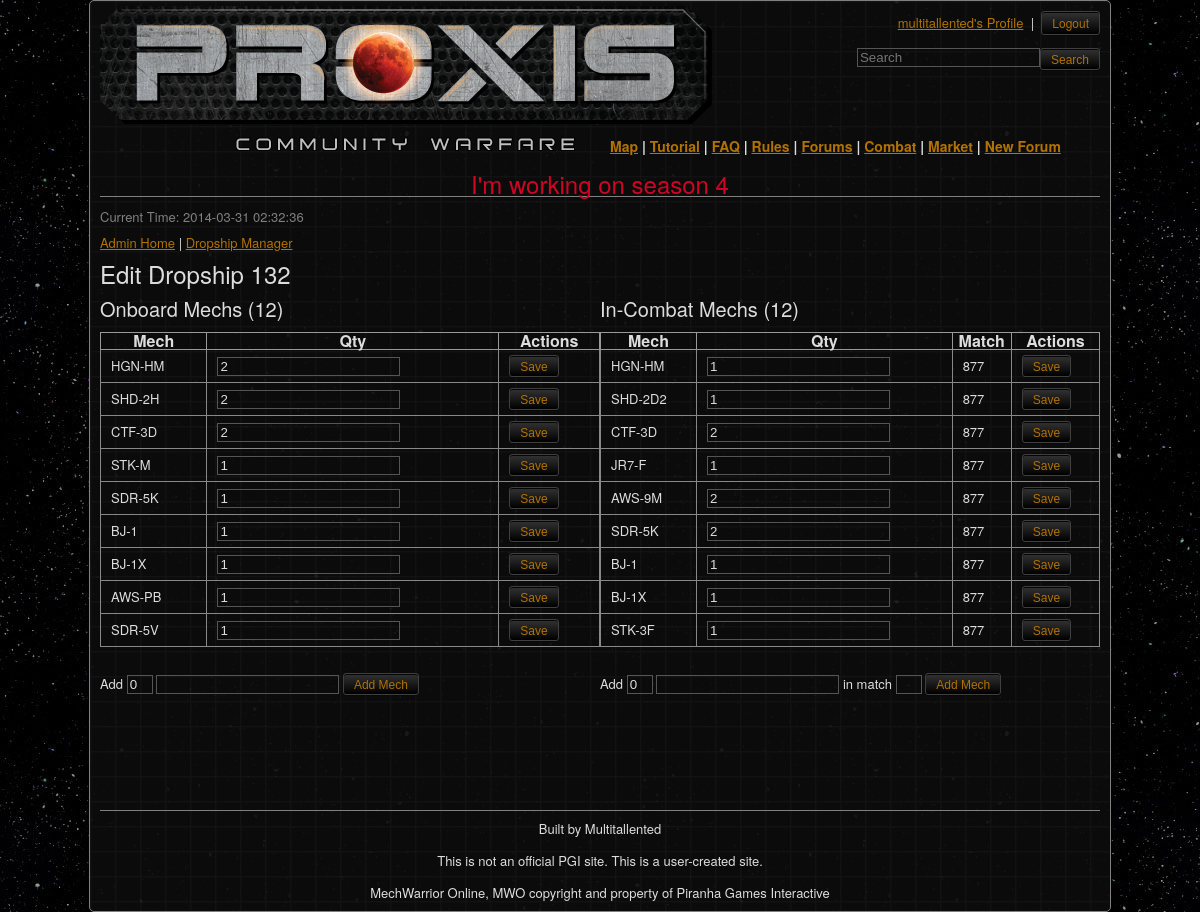
Page /admin-edit-dropship.php?d=132 (signed in) on the committed database.
### tables this page shows
CREATE TABLE `mech` (
  `mech` varchar(20) NOT NULL,
  `username` varchar(25) NOT NULL,
  `quantity` int(11) NOT NULL,
  `dropship_id` int(11) DEFAULT NULL,
  `planet_name` varchar(50) DEFAULT NULL
);

CREATE TABLE `match_mech` (
  `mech` varchar(20) NOT NULL,
  `match_id` int(11) NOT NULL,
  `owner` varchar(25) NOT NULL,
  `quantity` int(11) DEFAULT NULL,
  `dropship_id` int(11) DEFAULT NULL,
  `planet_name` varchar(50) DEFAULT NULL
);

### admin-edit-dropship.php (the view, shortened to what this page needs)
<!DOCTYPE html>
<html>
<head>
  <link rel="stylesheet" href="css/reset.css" />
  <?php include 'header.php'; ?>
</head>
<body>
  <div id="container">
	<?php echo $header; ?>
  <?php
	$conn = getConnection();
	$dropship_id=0;
	if (isset($_GET['d'])) {
		$dropship_id = mysqli_real_escape_string($conn, $_GET['d']);
	}
$sql = "SELECT mech, quantity FROM mech WHERE dropship_id=" . $dropship_id . ";";
$result = mysqli_query($conn, $sql);
$num_matches = 0;
$cmatches = "<table><th>Mech</th><th>Qty</th><th>Actions</th>";
while ($row = $result->fetch_row()) {
  $cmatches .= "<tr><form method='get' action='admin-edit-dropship.php'><td><input type='hidden' class='hide' name='mech' value='" .
		$row[0] . "' />" . $row[0] . "</td><td><input type='textfield' name='qty' value='" . $row[1] . "' /></td><td>" .
		"<input type='hidden' class='hide' name='d' value='" . $dropship_id . "' /><input name='oedit' type='submit' value='Save' /></form></td></tr>";
  $num_matches += $row[1];
}
$cmatches .= "</table>";
$sql = "SELECT mech, quantity, match_id FROM match_mech WHERE dropship_id=" . $dropship_id . ";";
$result = mysqli_query($conn, $sql);
$num_mmechs = 0;
$mmechs = "<table><th>Mech</th><th>Qty</th><th>Match</th><th>Actions</th>";
while ($row = $result->fetch_row()) {
  $mmechs .= "<tr><form method='get' action='admin-edit-dropship.php'><td><input type='hidden' class='hide' name='mech' value='" .
		$row[0] . "' />" . $row[0] . "</td><td><input type='textfield' name='qty' value='" . $row[1] . "' /></td><td>" .
		"<input type='hidden' class='hide' name='d' value='" . $dropship_id .
		"' />" . $row[2] . "</td><td><input class='hide' type='hidden' name='m' value='" . $row[2] . "' /><input name='mmedit' type='submit' value='Save' /></form></td></tr>";
  $num_mmechs += $row[1];
}
$mmechs .= "</table>";
?>
<?php echo "<span class='grey'>Current Time: " . date('Y-m-d H:i:s') . "</span><br><br>"; ?>
  <a href="admin.php">Admin Home</a> | <a href="admin-dropship.php">Dropship Manager</a><br><br>
  <h2>Edit Dropship <?php echo $dropship_id; ?></h2><br>
	<div class='left wdth-50'>
	<h3>Onboard Mechs (<?php echo $num_matches; ?>)</h3><br>
	<?php echo $cmatches; ?><br><br>
	<form action='admin-edit-dropship.php' method='get'>
	Add <input type='textfield' style='width: 20px;' name='qty' value='0' />
	<input type='textfield' name='mech' />
	<input type='submit' name='oadd' value='Add Mech' />
	</form>
	</div>
	<div class='left wdth-50'>
	<h3>In-Combat Mechs (<?php echo $num_mmechs; ?>)</h3><br>
	<?php echo $mmechs; ?><br><br>
	<form action='admin-edit-dropship.php' method='get'>
	Add <input type='textfield' style='width: 20px;' name='qty' value='0' />
	<input type='textfield' name='mech' />
	in match <input type='textfield' style='width: 20px;' name='m' />
	<input type='submit' name='mmadd' value='Add Mech' />
	</form>
	</div>
<br>
	<?php mysqli_close($conn); echo $footer; ?>
  </div>
</body>
</html>

### rows in the picture
mech: mech "HGN-HM", qty "2"
mech: mech "SHD-2H", qty "2"
mech: mech "CTF-3D", qty "2"
mech: mech "STK-M", qty "1"
mech: mech "SDR-5K", qty "1"
mech: mech "BJ-1", qty "1"
mech: mech "BJ-1X", qty "1"
mech: mech "AWS-PB", qty "1"
mech: mech "SDR-5V", qty "1"
match_mech: mech "HGN-HM", qty "1", match "877"
match_mech: mech "SHD-2D2", qty "1", match "877"
match_mech: mech "CTF-3D", qty "2", match "877"
match_mech: mech "JR7-F", qty "1", match "877"
match_mech: mech "AWS-9M", qty "2", match "877"
match_mech: mech "SDR-5K", qty "2", match "877"
match_mech: mech "BJ-1", qty "1", match "877"
match_mech: mech "BJ-1X", qty "1", match "877"
match_mech: mech "STK-3F", qty "1", match "877"

### other values in the picture
$_SESSION['username'] "multitallented"
$motd "I'm working on season 4"
$dropship_id "132"
$num_matches "12"
$num_mmechs "12"
